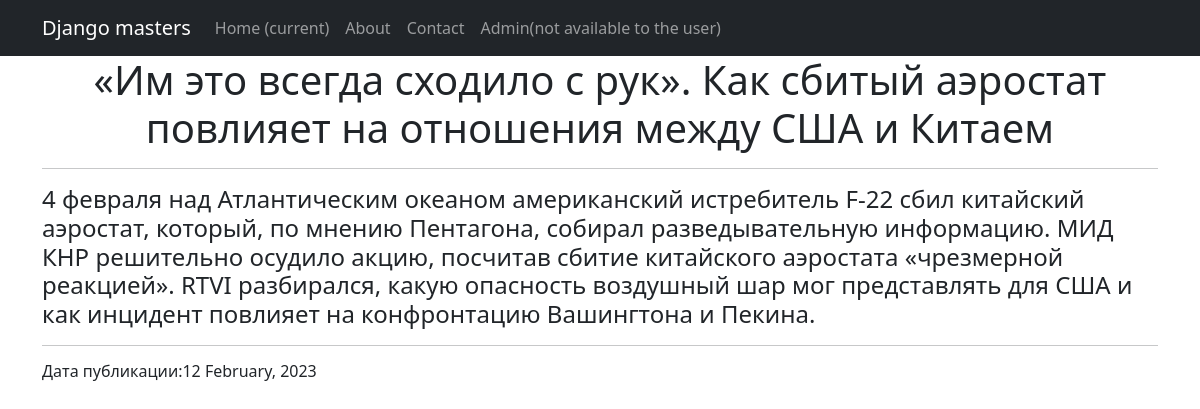
The page /news/2 on the database its author committed.
### news/models.py (models this page shows, shortened)
class Post(models.Model):
    news = 'NE'
    article = 'AR'
    FIELD = [
        (news, 'Новость'),
        (article, 'Статья')
    ]
    article_or_news = models.CharField(max_length=2, choices=FIELD)
    data_time = models.DateTimeField(auto_now_add=True)
    name_news = models.CharField(max_length=255)
    text_news = models.TextField()
    rating_news = models.IntegerField(default=0)
    author_post = models.ForeignKey(Author, on_delete=models.CASCADE)
    post_category = models.ManyToManyField(Category, through='PostCategory')

### news/views.py (the view)
# urls.py: path('<int:pk>', NewsBlockDetail.as_view()),
class NewsBlockDetail(DetailView):
    model = Post
    template_name = 'news_block.html'
    context_object_name = 'news_block'

### templates/news_block.html (shortened to what this page needs)
{% extends 'flatpages/default.html' %}
{% load words_filters %}
{% block content %}
<h1>{{ news_block.name_news}}</h1>
<hr>
<h4 style="text-align: left;">{{ news_block.text_news }}</h4>
<hr>
<h style="text-align: left;"><h6>Дата публикации:{{ news_block.data_time|date:"d E, Y" }}</h6></h>
{% endblock content %}

### rows shown on the page
Post: name_news "«Им это всегда сходило с рук». Как сбитый аэростат повлияет на отношения между США и Китаем", text_news "4 февраля над Атлантическим океаном американский истребитель F-22 сбил китайский аэростат, который, по мнению Пентагона, собирал разведывательную информацию. МИД КНР решительно осудило акцию, посчитав сбитие китайского аэростата «чрезмерной реакцией». RTVI разбирался, какую опасность воздушный шар мог представлять для США и как инцидент повлияет на конфронтацию Вашингтона и Пекина.", data_time "12 February, 2023"
